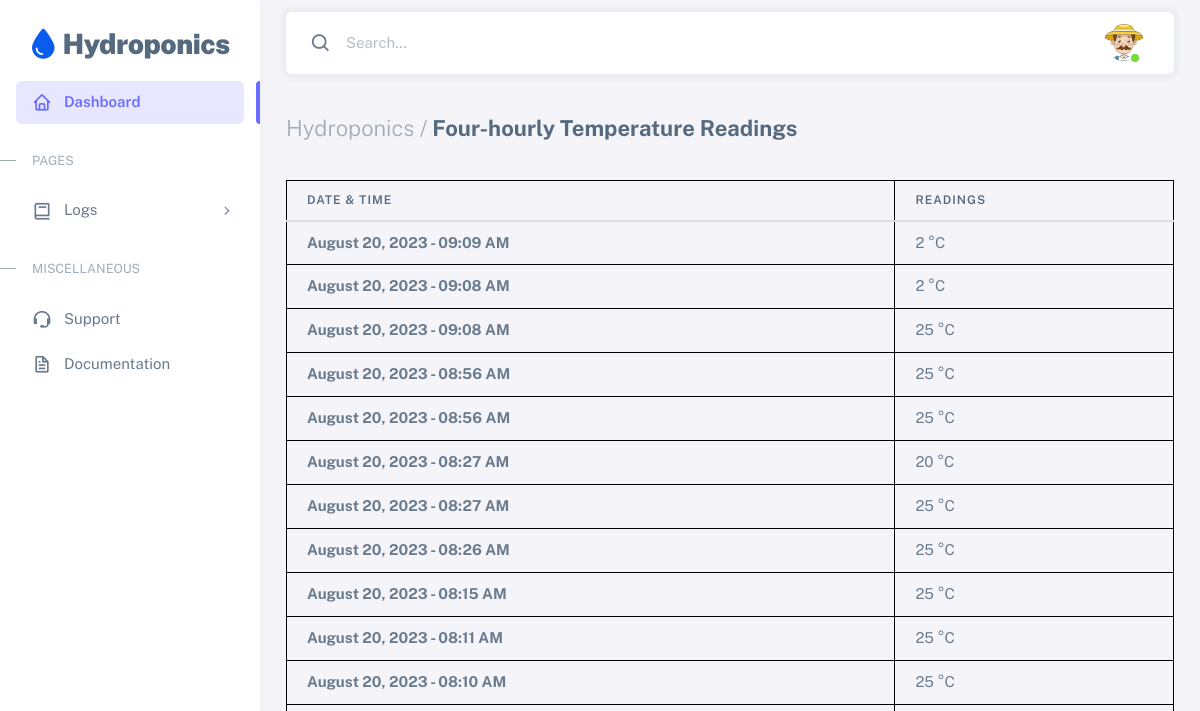
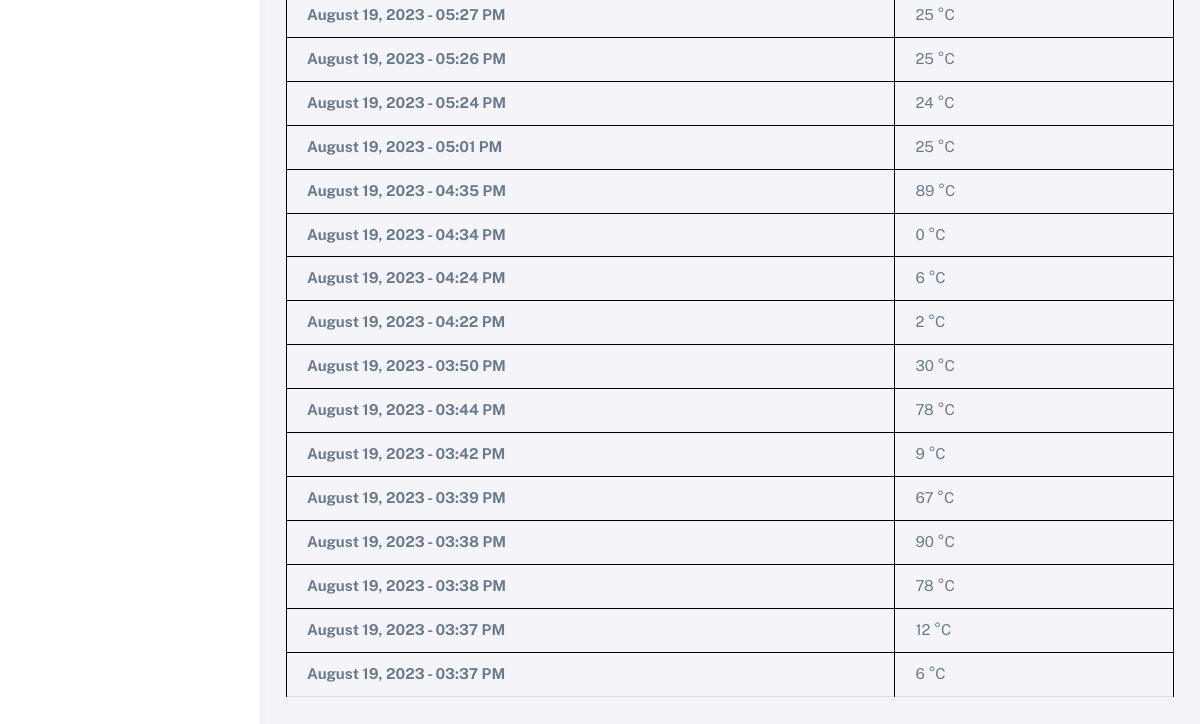
/php/temperature.php, run on an earlier commit of the app's database (2 pictures, top to bottom).
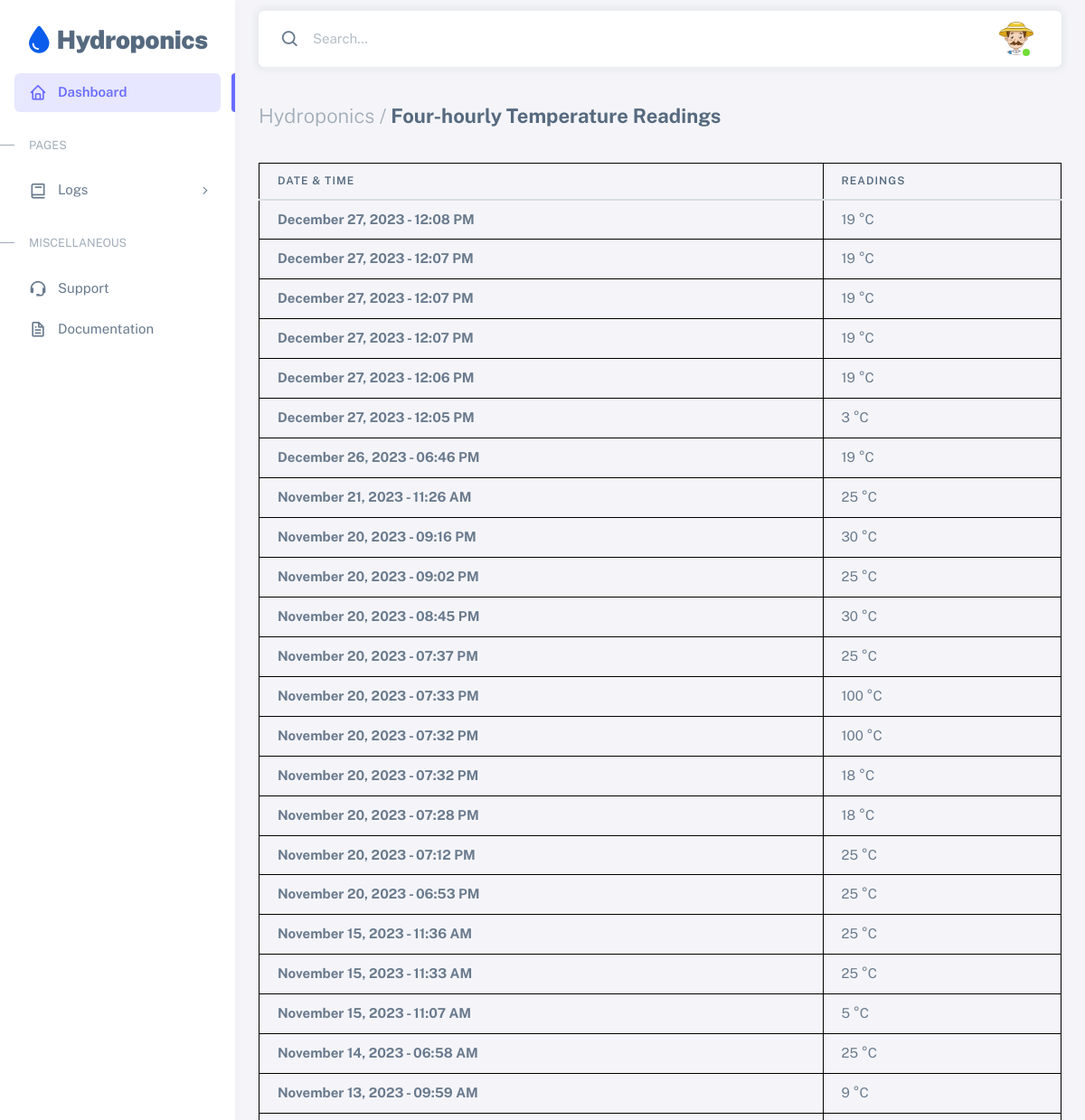
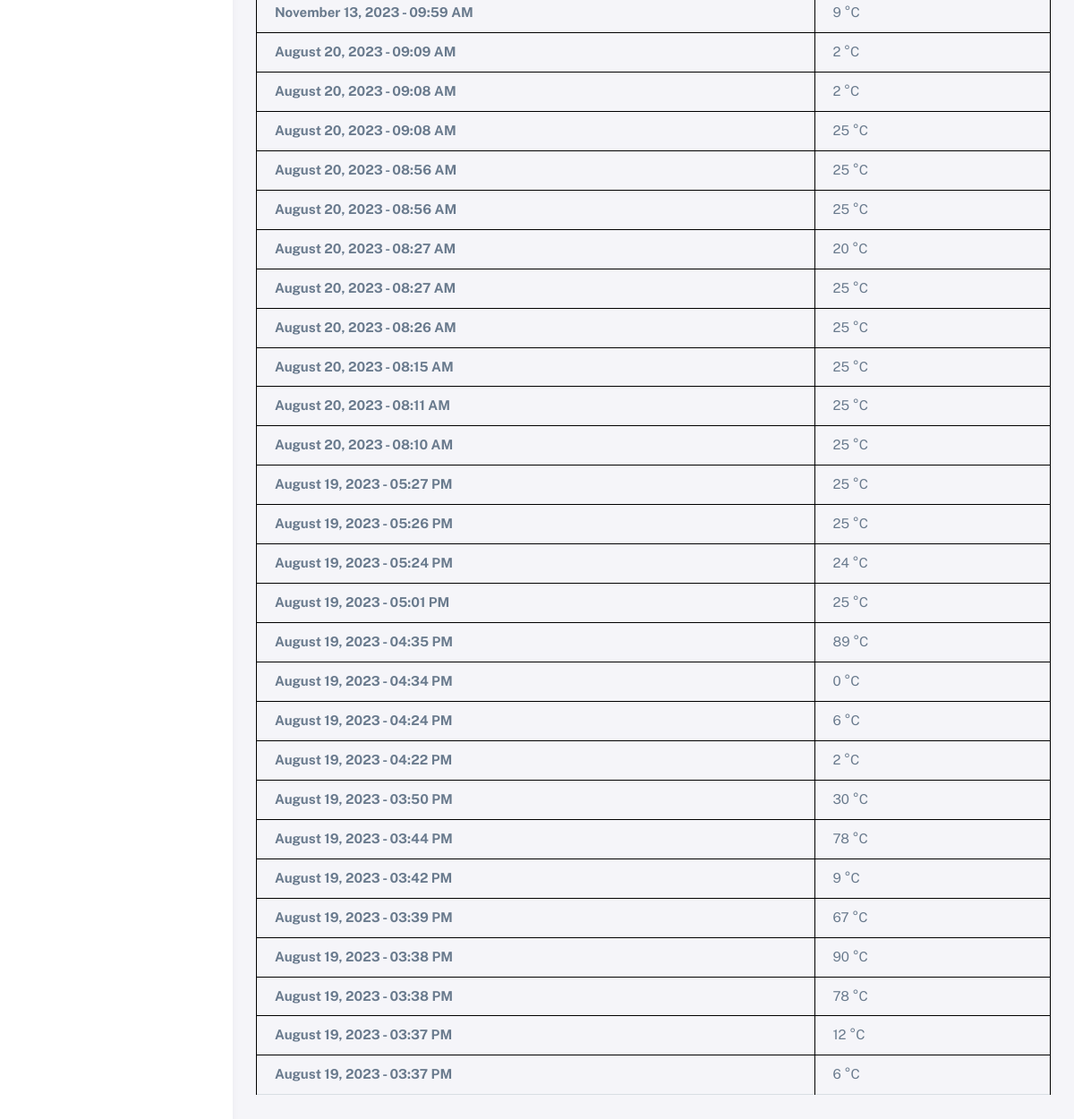
And on a later commit of the database (2 pictures, top to bottom).
### tables this page shows
CREATE TABLE `temperature` (
  `temp_id` int(11) NOT NULL,
  `sensor_name` varchar(12) NOT NULL DEFAULT 'Temperature',
  `temp_cdate` datetime NOT NULL DEFAULT current_timestamp(),
  `temp_readings` int(11) NOT NULL,
  `status` int(11) NOT NULL DEFAULT 0
);

### chartdata.php (called while the page is built, shortened)
<?php
$conn = new mysqli("localhost", "root", "", "hydro");
$query = "SELECT * FROM temperature ORDER BY temp_cdate DESC";
$result = mysqli_query($conn, $query);
while ($row = mysqli_fetch_assoc($result)) {
    $temperaturedate[] = date("F j, Y - h:i A", strtotime($row['temp_cdate']));
}
?>

### includes/chartdata.php (called while the page is built, shortened)
<?php
    $tempchartquery = "SELECT * FROM temperature ORDER BY temp_cdate DESC";
    $tempchartresult = mysqli_query($conn, $tempchartquery);
    while ($row = mysqli_fetch_assoc($tempchartresult)) {
        $data_tempchart[] = $row;
    }
?>

### php/temperature.php (the view, shortened to what the changed rows need)
<?php include "../chartdata.php"; ?>
<?php include "../average.php"; ?>
<?php include "../includes/chartdata.php"; ?>
<!DOCTYPE html>
<html
  lang="en"
  class="light-style layout-menu-fixed"
  dir="ltr"
  data-theme="theme-default"
  data-assets-path="../assets/"
  data-template="vertical-menu-template-free"
>
  <head>
    <link rel="stylesheet" href="../assets/vendor/fonts/boxicons.css" />
    <link rel="stylesheet" href="../assets/vendor/css/core.css" class="template-customizer-core-css" />
    <link rel="stylesheet" href="../assets/vendor/css/theme-default.css" class="template-customizer-theme-css" />
    <link rel="stylesheet" href="../assets/css/demo.css" />
    <link rel="stylesheet" href="../assets/vendor/libs/perfect-scrollbar/perfect-scrollbar.css" />
    <link rel="stylesheet" href="https://cdnjs.cloudflare.com/ajax/libs/font-awesome/6.3.0/css/all.min.css">
    <link rel="stylesheet" href="https://cdn.datatables.net/1.13.7/css/jquery.dataTables.min.css">
  </head>
  <body>
    <div class="layout-wrapper layout-content-navbar">
      <div class="layout-container">
        <div class="layout-page">
          <div class="content-wrapper">
            <div class="container-xxl flex-grow-1 container-p-y">
              <div class="table-responsive text-nowrap">
                <table id="datatables" class="table card-table">
                  <thead>
                    <tr>
                      <th>Date & Time</th>
                      <th>Readings</th>
                    </tr>
                  </thead>
                  <tbody class="table-border-bottom-0">
                    <?php
                    foreach ($temperaturedate as $index => $date) {
                        echo '<tr>';
                        echo '<td><i class="text-danger"></i> <strong>' . $date . '</strong></td>';
                        if (isset($data_tempchart[$index])) {
                          echo '<td>' . $data_tempchart[$index]['temp_readings'] . ' °C'.'</td>';
                        } else {
                          echo '<td>N/A</td>';
                        }
                        echo '</tr>';
                    }
                    ?>
                  </tbody>
                </table>
              </div>
          </div>
        </div>
      </div>
    </div>
  </body>
</html>

What changed in the data, as far as the page shows it:
added temperature: date "December 27, 2023 - 12:08 PM", temp_readings "19"
added temperature: date "December 27, 2023 - 12:07 PM", temp_readings "19"
added temperature: date "December 27, 2023 - 12:07 PM", temp_readings "19"
added temperature: date "December 27, 2023 - 12:07 PM", temp_readings "19"
added temperature: date "December 27, 2023 - 12:06 PM", temp_readings "19"
added temperature: date "December 27, 2023 - 12:05 PM", temp_readings "3"
added temperature: date "December 26, 2023 - 06:46 PM", temp_readings "19"
added temperature: date "November 21, 2023 - 11:26 AM", temp_readings "25"
added temperature: date "November 20, 2023 - 09:16 PM", temp_readings "30"
added temperature: date "November 20, 2023 - 09:02 PM", temp_readings "25"
added temperature: date "November 20, 2023 - 08:45 PM", temp_readings "30"
added temperature: date "November 20, 2023 - 07:37 PM", temp_readings "25"
added temperature: date "November 20, 2023 - 07:33 PM", temp_readings "100"
added temperature: date "November 20, 2023 - 07:32 PM", temp_readings "100"
added temperature: date "November 20, 2023 - 07:32 PM", temp_readings "18"
added temperature: date "November 20, 2023 - 07:28 PM", temp_readings "18"
added temperature: date "November 20, 2023 - 07:12 PM", temp_readings "25"
added temperature: date "November 20, 2023 - 06:53 PM", temp_readings "25"
added temperature: date "November 15, 2023 - 11:36 AM", temp_readings "25"
added temperature: date "November 15, 2023 - 11:33 AM", temp_readings "25"
added temperature: date "November 15, 2023 - 11:07 AM", temp_readings "5"
added temperature: date "November 14, 2023 - 06:58 AM", temp_readings "25"
added temperature: date "November 13, 2023 - 09:59 AM", temp_readings "9"
added temperature: date "November 13, 2023 - 09:59 AM", temp_readings "9"
